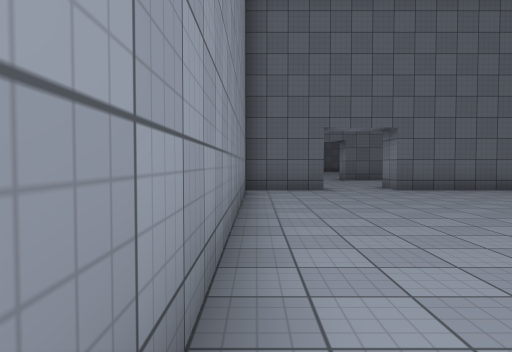
View 1 (above)

24 first-person views from a walk through a 3-D level made in the Unity game engine. The camera is 1.3 m above the floor, tilts 2° down and sees 70° across. The floor is counted in squares, 2 m on a side. Each view is taken from the middle of a square. On the plan, view 1 faces up. The plan holds only what a view shows up to about 11 squares ahead; the rest is blank. The place goes on beyond the plan. The player character is not drawn. Door leaves are left out, so doorways stand open. Surface patterns are stand-ins for the level's own textures.

View 2
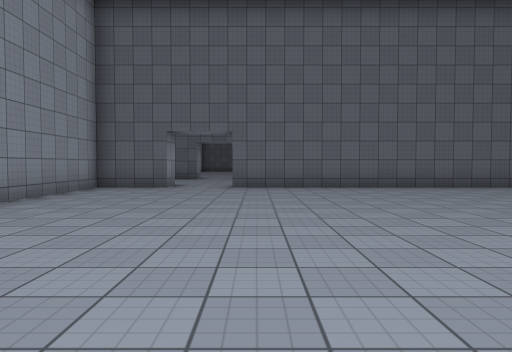

View 3
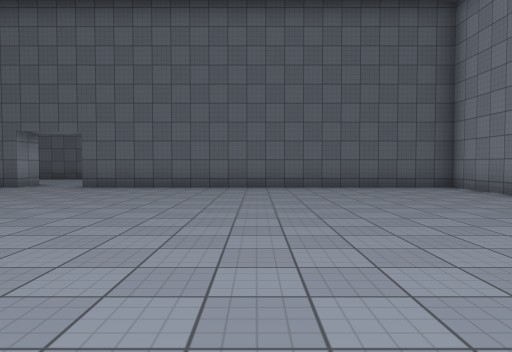

View 4
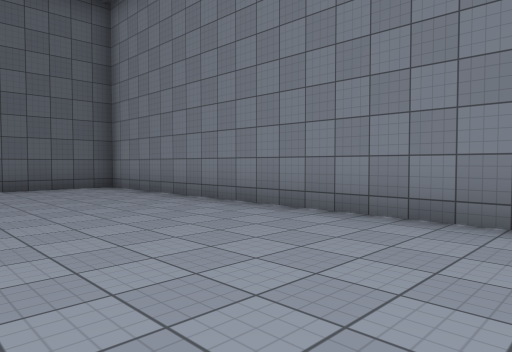

View 5
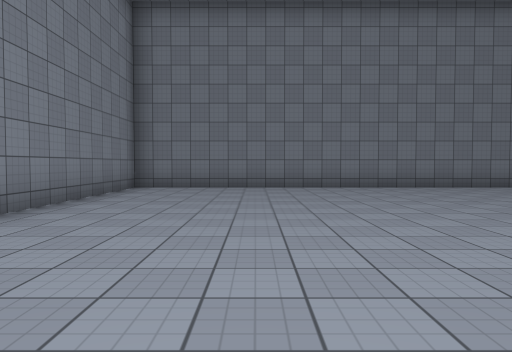

View 6
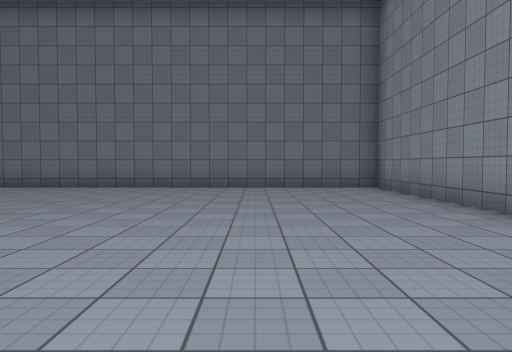

View 7
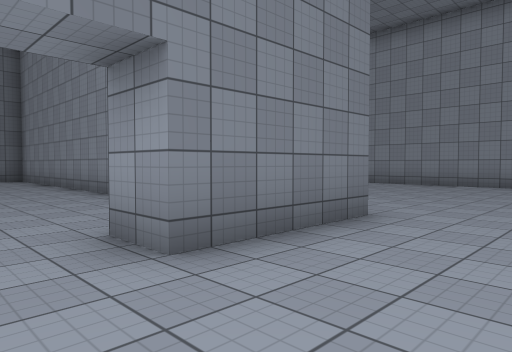

View 8
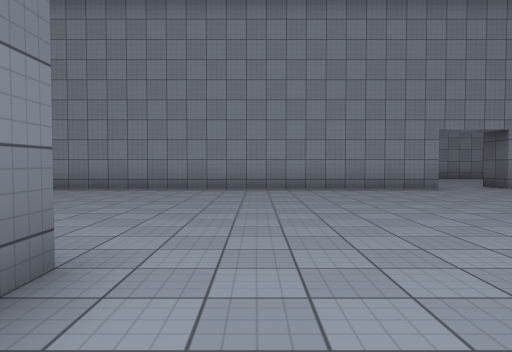

View 9
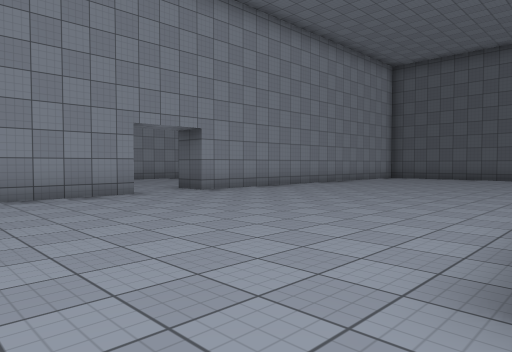

View 10
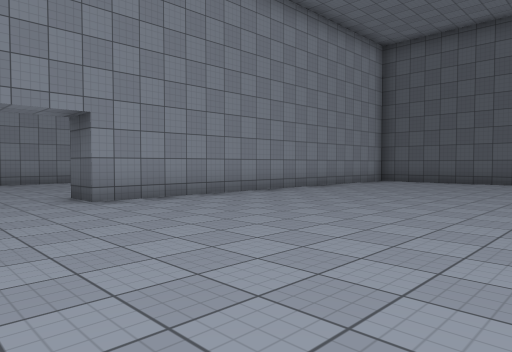

View 11
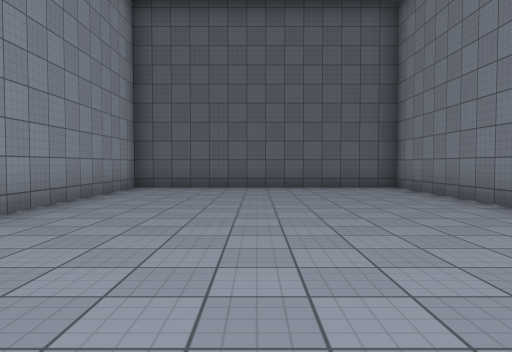

View 12
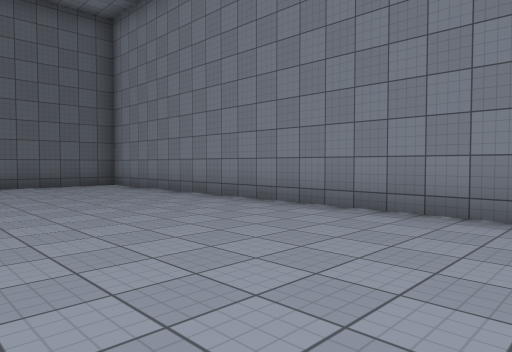

View 13
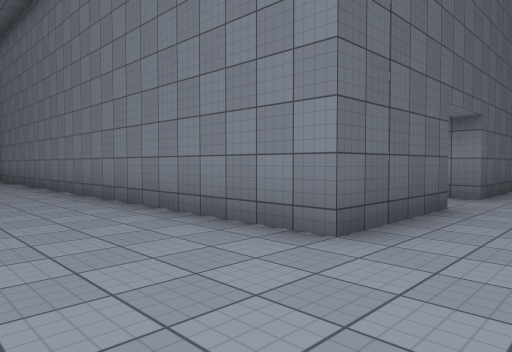

View 14
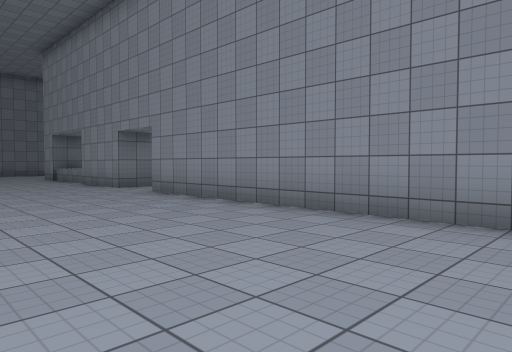

View 15
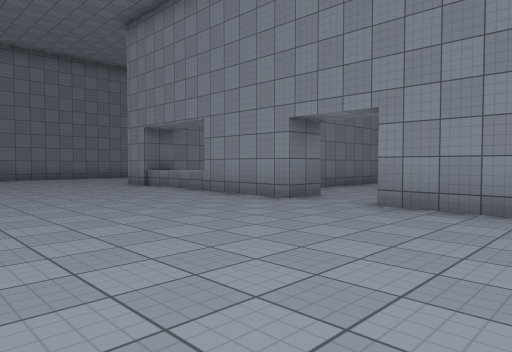

View 16
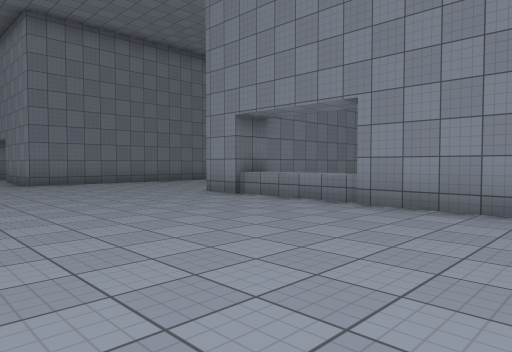

View 17
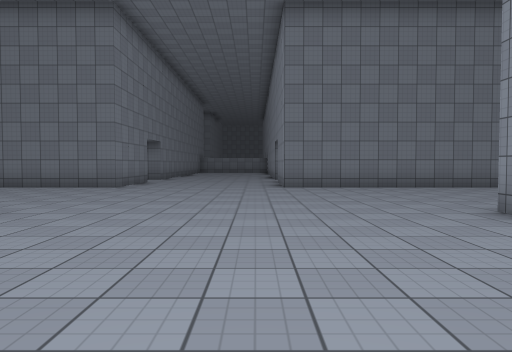

View 18
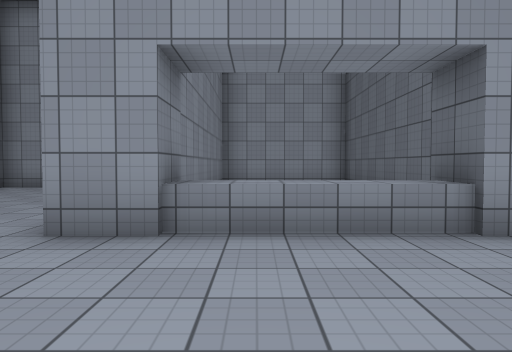

View 19
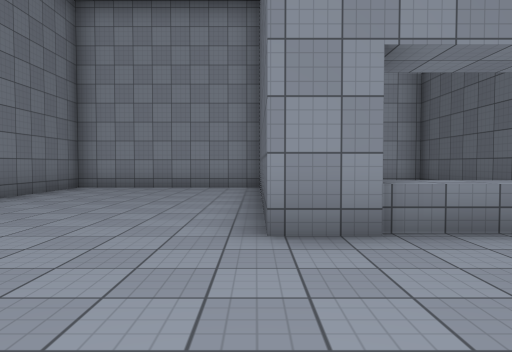

View 20
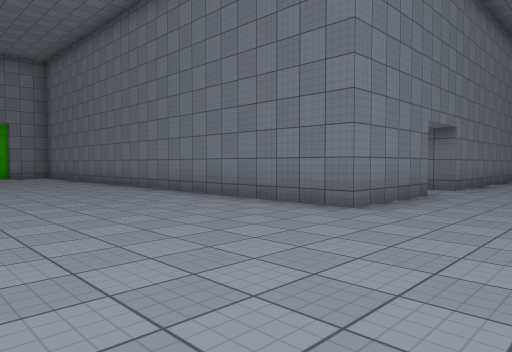

View 21
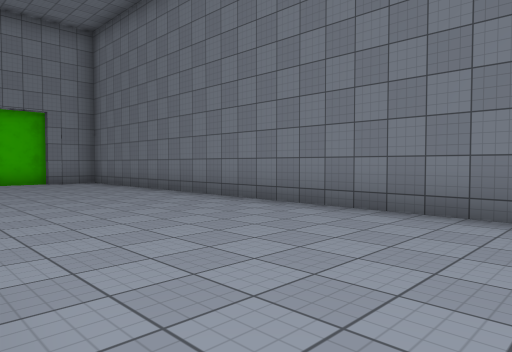

View 22
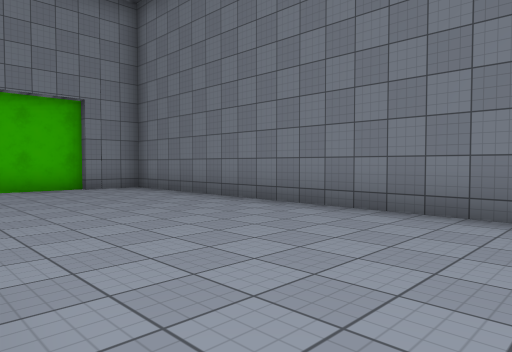

View 23
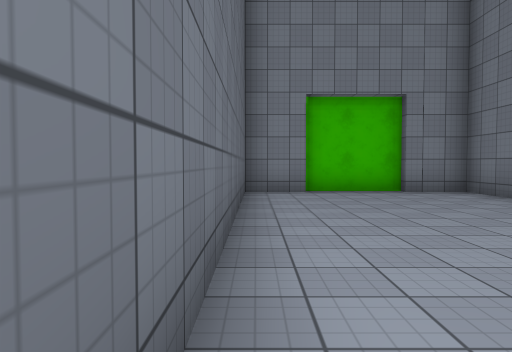

View 24
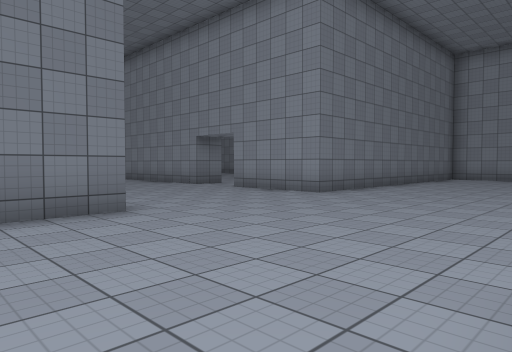

### Floor plan
Points are (right, up) in squares from view 1. A wall is a line through its corners. A room is listed if a view was taken in it or the views show most of it. See-through windows are left out.
Room 1 (views 1, 2, 3, 4, 5, 6)
walls: (1.6, 8.7) (-0.2, 8.7) (-0.2, -2.7) (13.3, -2.7) (13.3, 8.7) (3.4, 8.7)
ways out: opening at (2.5, 9) to room 2
Room 2 (views 7, 8, 9, 10, 11, 12, 13, 14, 15, 16, 17, 18, 19, 20, 21, 22, 23, 24)
walls: (-1.4, 9.8) (1.6, 9.8) (1.6, 8.7); (3.4, 8.7) (3.4, 9.8); (-8.3, 2.6) (-8.3, -4); (-8.2, 0) (-9.2, 0); (-9.9, 0.4) (-14.7, 0.4) (-14.7, -2.9); (1.6, 13.8) (-1.2, 13.8) (-1.2, 27.7) (-8.3, 27.7) (-8.3, 17.4) (-9.2, 17.4); (6, 13.8) (3.4, 13.8) (3.4, 14.4); (-8.3, 15.6) (-8.3, 4.4); (-13.1, -2.7) (-8.3, -2.7); (-14.7, -3.9) (-14.7, -8.8) (-5.8, -8.8) (-5.8, -11.6); (-1.2, -11.6) (-1.2, -8.8) (13.3, -8.8) (13.3, -7.4); (12.7, -3.8) (5.2, -3.8); (13.3, -5.1) (13.3, -3.8); (13.5, -7.5) (13.5, -5.1)
ways out: opening at (2.5, 9) to room 1; opening at (-9, 3.5); opening at (-6, -12); opening at (2.5, 14); open door at (-9, 16.5); open door at (-1, -12)

Positions as (right, up) in squares from view 1, and headings:
1: (0, 0), facing up
2: (4, -1), facing up
3: (8, -1), facing up
4: (9, -1), facing up-right
5: (10, 7), facing down
6: (3, 7), facing down
7: (3, 12), facing down-left
8: (1, 11), facing left
9: (-1, 12), facing up-left
10: (-2, 15), facing up-left
11: (-5, 18), facing up
12: (-6, 17), facing up-right
13: (-4, 12), facing up-right
14: (-4, 12), facing down-left
15: (-3, 7), facing down-left
16: (-3, 3), facing down-left
17: (-5, 1), facing down
18: (-5, -2), facing left
19: (-5, -4), facing left
20: (-4, -4), facing down-right
21: (1, -4), facing down-right
22: (4, -4), facing down-right
23: (5, -4), facing right
24: (1, -4), facing down-left
